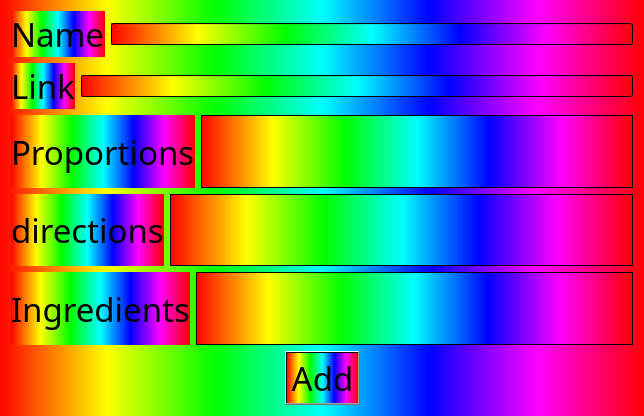
<?xml version="1.0" encoding="UTF-8"?>
<ui version="4.0">
 <class>AddWindow</class>
 <widget class="QDialog" name="AddWindow">
  <property name="geometry">
   <rect>
    <x>0</x>
    <y>0</y>
    <width>644</width>
    <height>416</height>
   </rect>
  </property>
  <property name="windowTitle">
   <string>Dialog</string>
  </property>
  <property name="styleSheet">
   <string notr="true">background-color: qlineargradient(spread:pad, x1:0, y1:0, x2:1, y2:0, stop:0 rgba(255, 0, 0, 255), stop:0.166 rgba(255, 255, 0, 255), stop:0.333 rgba(0, 255, 0, 255), stop:0.5 rgba(0, 255, 255, 255), stop:0.666 rgba(0, 0, 255, 255), stop:0.833 rgba(255, 0, 255, 255), stop:1 rgba(255, 0, 0, 255));</string>
  </property>
  <layout class="QVBoxLayout" name="verticalLayout">
   <item>
    <layout class="QHBoxLayout" name="horizontalLayout">
     <item>
      <widget class="QLabel" name="label">
       <property name="font">
        <font>
         <family>Curlz MT</family>
         <pointsize>25</pointsize>
         <italic>false</italic>
        </font>
       </property>
       <property name="text">
        <string>Name</string>
       </property>
      </widget>
     </item>
     <item>
      <widget class="QLineEdit" name="lineEdit">
       <property name="styleSheet">
        <string notr="true">color: rgb(238, 39, 255);</string>
       </property>
       <property name="readOnly">
        <bool>false</bool>
       </property>
      </widget>
     </item>
    </layout>
   </item>
   <item>
    <layout class="QHBoxLayout" name="horizontalLayout_2">
     <item>
      <widget class="QLabel" name="label_2">
       <property name="font">
        <font>
         <family>Curlz MT</family>
         <pointsize>25</pointsize>
        </font>
       </property>
       <property name="text">
        <string>Link</string>
       </property>
      </widget>
     </item>
     <item>
      <widget class="QLineEdit" name="lineEdit_4">
       <property name="styleSheet">
        <string notr="true">color: rgb(210, 18, 255);</string>
       </property>
       <property name="readOnly">
        <bool>false</bool>
       </property>
      </widget>
     </item>
    </layout>
   </item>
   <item>
    <layout class="QHBoxLayout" name="horizontalLayout_5">
     <item>
      <widget class="QLabel" name="label_3">
       <property name="font">
        <font>
         <family>Curlz MT</family>
         <pointsize>25</pointsize>
        </font>
       </property>
       <property name="text">
        <string>Proportions</string>
       </property>
      </widget>
     </item>
     <item>
      <widget class="QTextEdit" name="textEdit">
       <property name="font">
        <font>
         <pointsize>17</pointsize>
        </font>
       </property>
       <property name="styleSheet">
        <string notr="true">color: rgb(255, 255, 255);</string>
       </property>
      </widget>
     </item>
    </layout>
   </item>
   <item>
    <layout class="QHBoxLayout" name="horizontalLayout_4">
     <item>
      <widget class="QLabel" name="label_4">
       <property name="font">
        <font>
         <family>Curlz MT</family>
         <pointsize>25</pointsize>
        </font>
       </property>
       <property name="text">
        <string>directions</string>
       </property>
      </widget>
     </item>
     <item>
      <widget class="QTextEdit" name="textEdit_2">
       <property name="font">
        <font>
         <pointsize>17</pointsize>
        </font>
       </property>
       <property name="styleSheet">
        <string notr="true">color: rgb(255, 255, 255);</string>
       </property>
      </widget>
     </item>
    </layout>
   </item>
   <item>
    <layout class="QHBoxLayout" name="horizontalLayout_3">
     <item>
      <widget class="QLabel" name="label_5">
       <property name="font">
        <font>
         <family>Curlz MT</family>
         <pointsize>25</pointsize>
        </font>
       </property>
       <property name="text">
        <string>Ingredients</string>
       </property>
      </widget>
     </item>
     <item>
      <widget class="QTextEdit" name="textEdit_3">
       <property name="font">
        <font>
         <pointsize>17</pointsize>
        </font>
       </property>
       <property name="styleSheet">
        <string notr="true">color: rgb(255, 255, 255);</string>
       </property>
      </widget>
     </item>
    </layout>
   </item>
   <item>
    <layout class="QHBoxLayout" name="horizontalLayout_6">
     <item>
      <spacer name="horizontalSpacer">
       <property name="orientation">
        <enum>Qt::Horizontal</enum>
       </property>
       <property name="sizeHint" stdset="0">
        <size>
         <width>108</width>
         <height>20</height>
        </size>
       </property>
      </spacer>
     </item>
     <item>
      <widget class="QPushButton" name="pushButton">
       <property name="font">
        <font>
         <family>Curlz MT</family>
         <pointsize>25</pointsize>
        </font>
       </property>
       <property name="text">
        <string>Add</string>
       </property>
      </widget>
     </item>
     <item>
      <spacer name="horizontalSpacer_2">
       <property name="orientation">
        <enum>Qt::Horizontal</enum>
       </property>
       <property name="sizeHint" stdset="0">
        <size>
         <width>40</width>
         <height>20</height>
        </size>
       </property>
      </spacer>
     </item>
    </layout>
   </item>
  </layout>
 </widget>
 <resources/>
 <connections/>
</ui>
